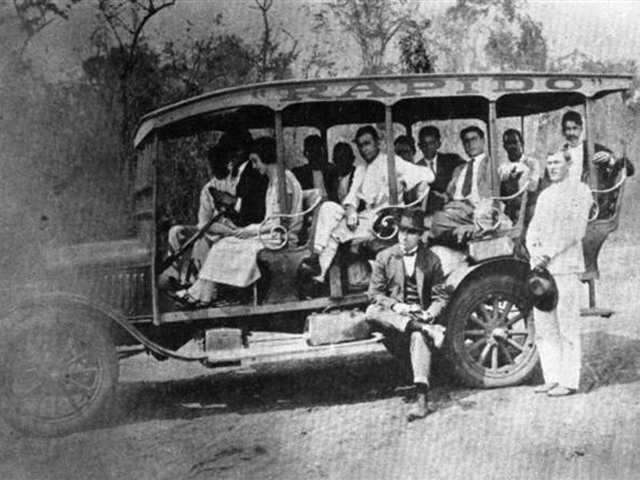
//> input picture original_homomorphic.jpg, 640 x 480 px, given in place of the camera
$ ./histogram   (built with g++ and OpenCV 4)
//> lines starting //> are read from the running program, lines starting //| are printed output that depends on the picture
#include <iostream>
#include <opencv2/opencv.hpp>

using namespace cv;
using namespace std;

int main(int argc, char** argv){

  Mat image;
  int width, height;
  VideoCapture cap;
  vector<Mat> planes; // 0-Red, 1-Green, 2-Blue
  Mat histR, histG, histB;
  int nbins = 64;
  float range[] = {0, 256};
  const float *histrange = { range };
  bool uniform = true;
  bool acummulate = false;

  cap.open(0); //0 opens the camera. It could be a video file

  if(!cap.isOpened()){
    cout << "cameras indisponiveis";
    return -1;
  }

  width  = cap.get(CV_CAP_PROP_FRAME_WIDTH);
  height = cap.get(CV_CAP_PROP_FRAME_HEIGHT);

  cout << "Largura = " << width << endl;
  cout << "Altura  = " << height << endl;

  int histw = nbins, histh = nbins/3;
  Mat histImgR(histh, histw, CV_8UC3, Scalar(0,0,0));
  Mat histImgG(histh, histw, CV_8UC3, Scalar(0,0,0));
  Mat histImgB(histh, histw, CV_8UC3, Scalar(0,0,0));

  while(1){
    cap >> image;
//> image is the input picture: 480 rows x 640 cols, CV_8UC3; min 0, max 255, mean 117.6
    split (image, planes);
    calcHist(&planes[0], 1, 0, Mat(), histR, 1,
             &nbins, &histrange,
             uniform, acummulate);
//> histR = 64 values, max 9459 at index 26, min 78 at index 0, mean 4800
    calcHist(&planes[1], 1, 0, Mat(), histG, 1,
             &nbins, &histrange,
             uniform, acummulate);
//> histG has the same summary as histR
    calcHist(&planes[2], 1, 0, Mat(), histB, 1,
             &nbins, &histrange,
             uniform, acummulate);
//> histB has the same summary as histR

    normalize(histR, histR, 0, histImgR.rows, NORM_MINMAX, -1, Mat());
//> histR = 64 values, max 21 at index 26, min 0 at index 0, mean 10.57
    normalize(histG, histG, 0, histImgG.rows, NORM_MINMAX, -1, Mat());
//> histG has the same summary as histR
    normalize(histB, histB, 0, histImgB.rows, NORM_MINMAX, -1, Mat());
//> histB has the same summary as histR

    histImgR.setTo(Scalar(0));
    histImgG.setTo(Scalar(0));
    histImgB.setTo(Scalar(0));

    for(int i=0; i<nbins; i++){
      line(histImgR,
           Point(i, histh),
           Point(i, histh-cvRound(histR.at<float>(i))),
           Scalar(0, 0, 255), 1, 8, 0);
      line(histImgG,
           Point(i, histh),
           Point(i, histh-cvRound(histG.at<float>(i))),
           Scalar(0, 255, 0), 1, 8, 0);
      line(histImgB,
           Point(i, histh),
           Point(i, histh-cvRound(histB.at<float>(i))),
           Scalar(255, 0, 0), 1, 8, 0);
    }
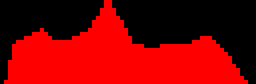
//> histImgR: 21 rows x 64 cols, CV_8UC3 (shown 4 times larger); mean B, G, R 0, 0, 129
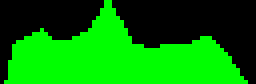
//> histImgG: 21 rows x 64 cols, CV_8UC3 (shown 4 times larger); mean B, G, R 0, 129, 0
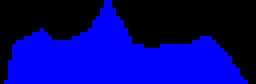
//> histImgB: 21 rows x 64 cols, CV_8UC3 (shown 4 times larger); mean B, G, R 129, 0, 0

    histImgR.copyTo(image(Rect(0, 0       ,nbins, histh)));
    histImgG.copyTo(image(Rect(0, histh   ,nbins, histh)));
    histImgB.copyTo(image(Rect(0, 2*histh ,nbins, histh)));
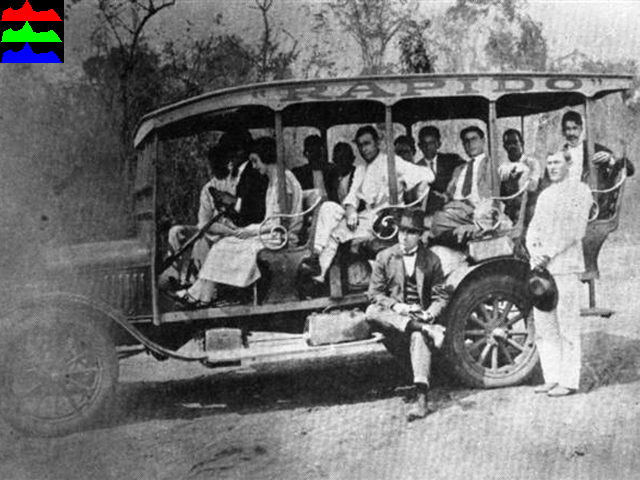
//> image: 480 rows x 640 cols, CV_8UC3; mean B, G, R 116.8, 116.8, 116.8
    imshow("image", image);
    if(waitKey(30) >= 0) break;
//> the Esc key is pressed
  }

  return 0;
}

$ run again, on blend1.jpg
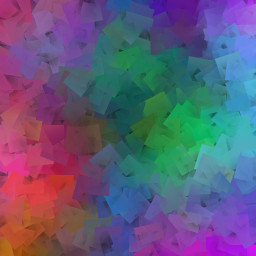
//> input picture blend1.jpg, 256 x 256 px, given in place of the camera
//> image is the input picture: 256 rows x 256 cols, CV_8UC3; mean B, G, R 122.3, 90.9, 96.8
//> `split (image, planes);`:
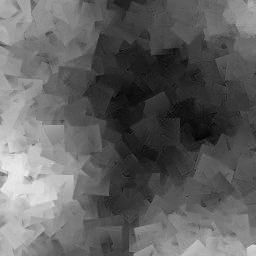
//> planes[2]: 256 rows x 256 cols, CV_8UC1; min 0, max 236, mean 96.8
//> `calcHist(&planes[0], 1, 0, Mat(), histR, 1, &nbins, &histrange, unifor..`: histR = 64 values, max 2672 at index 25, min 0 at index 0, mean 1024
//> `calcHist(&planes[1], 1, 0, Mat(), histG, 1, &nbins, &histrange, unifor..`: histG = 64 values, max 3875 at index 19, min 0 at index 0, mean 1024
//> `calcHist(&planes[2], 1, 0, Mat(), histB, 1, &nbins, &histrange, unifor..`: histB = 64 values, max 2338 at index 21, min 0 at index 60, mean 1024
//> `normalize(histR, histR, 0, histImgR.rows, NORM_MINMAX, -1, Mat());`: histR = 64 values, max 21 at index 25, min 0 at index 0, mean 8.05
//> `normalize(histG, histG, 0, histImgG.rows, NORM_MINMAX, -1, Mat());`: histG = 64 values, max 21 at index 19, min 0 at index 0, mean 5.55
//> `normalize(histB, histB, 0, histImgB.rows, NORM_MINMAX, -1, Mat());`: histB = 64 values, max 21 at index 21, min 0 at index 60, mean 9.2
//> `histImgB.copyTo(image(Rect(0, 2*histh ,nbins, histh)));`:
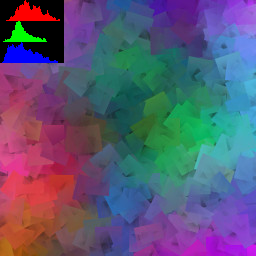
//> image: 256 rows x 256 cols, CV_8UC3; mean B, G, R 116.3, 87.5, 90.4

$ run again, on blend2.jpg
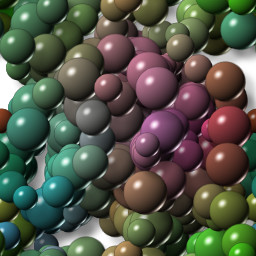
//> input picture blend2.jpg, 256 x 256 px, given in place of the camera
//> image is the input picture: 256 rows x 256 cols, CV_8UC3; mean B, G, R 71.6, 86.1, 82.2
//> `split (image, planes);`:
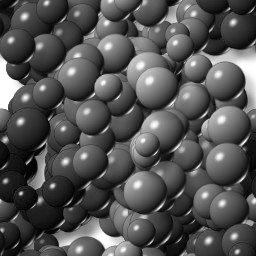
//> planes[2]: 256 rows x 256 cols, CV_8UC1; min 0, max 255, mean 82.2
//> `calcHist(&planes[0], 1, 0, Mat(), histR, 1, &nbins, &histrange, unifor..`: histR = 64 values, max 2671 at index 12, min 82 at index 58, mean 1024
//> `calcHist(&planes[1], 1, 0, Mat(), histG, 1, &nbins, &histrange, unifor..`: histG = 64 values, max 2243 at index 17, min 17 at index 0, mean 1024
//> `calcHist(&planes[2], 1, 0, Mat(), histB, 1, &nbins, &histrange, unifor..`: histB = 64 values, max 2197 at index 7, min 106 at index 56, mean 1024
//> `normalize(histR, histR, 0, histImgR.rows, NORM_MINMAX, -1, Mat());`: histR = 64 values, max 21 at index 12, min 0 at index 58, mean 7.64
//> `normalize(histG, histG, 0, histImgG.rows, NORM_MINMAX, -1, Mat());`: histG = 64 values, max 21 at index 17, min 0 at index 0, mean 9.5
//> `normalize(histB, histB, 0, histImgB.rows, NORM_MINMAX, -1, Mat());`: histB = 64 values, max 21 at index 7, min 0 at index 56, mean 9.22
//> `histImgB.copyTo(image(Rect(0, 2*histh ,nbins, histh)));`:
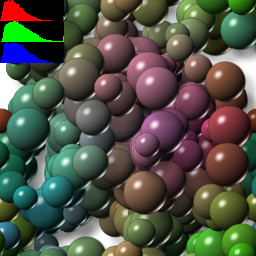
//> image: 256 rows x 256 cols, CV_8UC3; mean B, G, R 70, 82.8, 80.1

$ run again, on biel.png
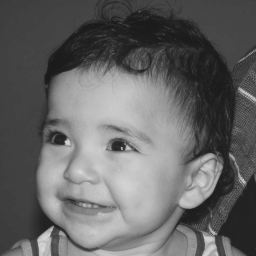
//> input picture biel.png, 256 x 256 px, given in place of the camera
//> image is the input picture: 256 rows x 256 cols, CV_8UC3; min 26, max 219, mean 100.9
//> `calcHist(&planes[0], 1, 0, Mat(), histR, 1, &nbins, &histrange, unifor..`: histR = 64 values, max 10282 at index 16, min 0 at index 0, mean 1024
//> `calcHist(&planes[1], 1, 0, Mat(), histG, 1, &nbins, &histrange, unifor..`: histG has the same summary as histR
//> `calcHist(&planes[2], 1, 0, Mat(), histB, 1, &nbins, &histrange, unifor..`: histB has the same summary as histR
//> `normalize(histR, histR, 0, histImgR.rows, NORM_MINMAX, -1, Mat());`: histR = 64 values, max 21 at index 16, min 0 at index 0, mean 2.09
//> `normalize(histG, histG, 0, histImgG.rows, NORM_MINMAX, -1, Mat());`: histG has the same summary as histR
//> `normalize(histB, histB, 0, histImgB.rows, NORM_MINMAX, -1, Mat());`: histB has the same summary as histR
//> after the loop `for(int i=0; i<nbins; i++)`:
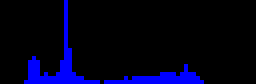
//> histImgB: 21 rows x 64 cols, CV_8UC3 (shown 4 times larger); mean B, G, R 25, 0, 0
//> `histImgB.copyTo(image(Rect(0, 2*histh ,nbins, histh)));`:
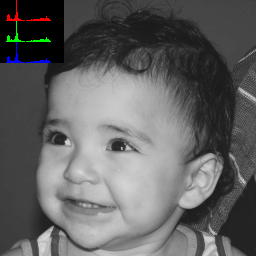
//> image: 256 rows x 256 cols, CV_8UC3; mean B, G, R 97.5, 97.5, 97.5
